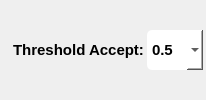
             <widget class="QWidget" name="widget_33" native="true">
              <layout class="QHBoxLayout" name="horizontalLayout_34">
               <property name="spacing">
                <number>3</number>
               </property>
               <property name="leftMargin">
                <number>3</number>
               </property>
               <property name="topMargin">
                <number>5</number>
               </property>
               <property name="rightMargin">
                <number>3</number>
               </property>
               <property name="bottomMargin">
                <number>5</number>
               </property>
               <item>
                <widget class="QLabel" name="label_48">
                 <property name="sizePolicy">
                  <sizepolicy hsizetype="Fixed" vsizetype="Preferred">
                   <horstretch>0</horstretch>
                   <verstretch>0</verstretch>
                  </sizepolicy>
                 </property>
                 <property name="font">
                  <font>
                   <weight>75</weight>
                   <bold>true</bold>
                  </font>
                 </property>
                 <property name="text">
                  <string/>
                 </property>
                 <property name="pixmap">
                  <pixmap>all-icons/advantage.png</pixmap>
                 </property>
                </widget>
               </item>
               <item>
                <widget class="QLabel" name="label_49">
                 <property name="sizePolicy">
                  <sizepolicy hsizetype="Preferred" vsizetype="Preferred">
                   <horstretch>0</horstretch>
                   <verstretch>0</verstretch>
                  </sizepolicy>
                 </property>
                 <property name="font">
                  <font>
                   <pointsize>11</pointsize>
                   <weight>75</weight>
                   <bold>true</bold>
                  </font>
                 </property>
                 <property name="text">
                  <string>Threshold Accept:</string>
                 </property>
                </widget>
               </item>
               <item>
                <widget class="QComboBox" name="combobox_acceptance_threshold">
                 <property name="sizePolicy">
                  <sizepolicy hsizetype="Preferred" vsizetype="Preferred">
                   <horstretch>0</horstretch>
                   <verstretch>0</verstretch>
                  </sizepolicy>
                 </property>
                 <property name="minimumSize">
                  <size>
                   <width>0</width>
                   <height>40</height>
                  </size>
                 </property>
                 <property name="maximumSize">
                  <size>
                   <width>145</width>
                   <height>40</height>
                  </size>
                 </property>
                 <property name="font">
                  <font>
                   <pointsize>11</pointsize>
                   <weight>75</weight>
                   <italic>false</italic>
                   <bold>true</bold>
                  </font>
                 </property>
                 <property name="styleSheet">
                  <string notr="true">background-color:  white;
border-radius: 5px;
padding: 5px;</string>
                 </property>
                 <item>
                  <property name="text">
                   <string>0.5</string>
                  </property>
                 </item>
                 <item>
                  <property name="text">
                   <string>0.1</string>
                  </property>
                 </item>
                 <item>
                  <property name="text">
                   <string>0.15</string>
                  </property>
                 </item>
                 <item>
                  <property name="text">
                   <string>0.2</string>
                  </property>
                 </item>
                 <item>
                  <property name="text">
                   <string>0.25</string>
                  </property>
                 </item>
                 <item>
                  <property name="text">
                   <string>0.3</string>
                  </property>
                 </item>
                 <item>
                  <property name="text">
                   <string>0.35</string>
                  </property>
                 </item>
                 <item>
                  <property name="text">
                   <string>0.4</string>
                  </property>
                 </item>
                 <item>
                  <property name="text">
                   <string>0.45</string>
                  </property>
                 </item>
                 <item>
                  <property name="text">
                   <string>0.55</string>
                  </property>
                 </item>
                 <item>
                  <property name="text">
                   <string>0.6</string>
                  </property>
                 </item>
                 <item>
                  <property name="text">
                   <string>0.65</string>
                  </property>
                 </item>
                 <item>
                  <property name="text">
                   <string>0.7</string>
                  </property>
                 </item>
                 <item>
                  <property name="text">
                   <string>0.75</string>
                  </property>
                 </item>
                 <item>
                  <property name="text">
                   <string>0.8</string>
                  </property>
                 </item>
                 <item>
                  <property name="text">
                   <string>0.85</string>
                  </property>
                 </item>
                 <item>
                  <property name="text">
                   <string>0.9</string>
                  </property>
                 </item>
                 <item>
                  <property name="text">
                   <string>0.95</string>
                  </property>
                 </item>
                 <item>
                  <property name="text">
                   <string>1.0</string>
                  </property>
                 </item>
                </widget>
               </item>
              </layout>
             </widget>
